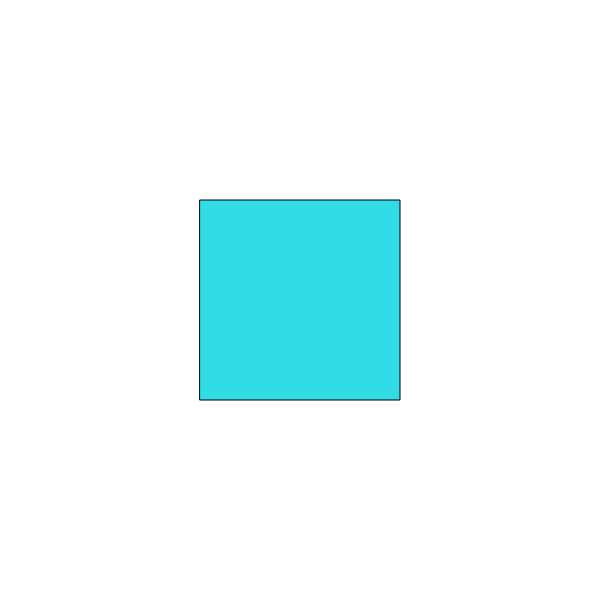
Frame 1 (no input)
Frame 60 (no input): identical to frame 1, image omitted
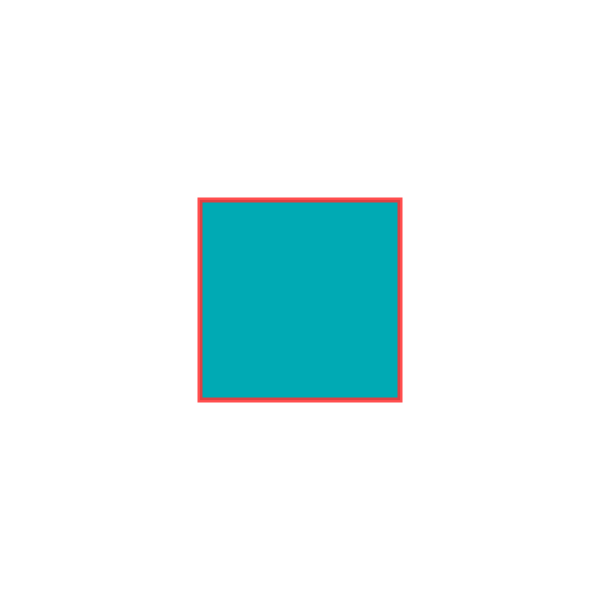
Frame 120 (the mouse pressed at the canvas centre since frame 60)

The p5.js sketch that drew these frames (run headless with seeded random() and noise() and a simulated clock; from frame 60 on, the mouse is pressed at the canvas centre):

// p5.js sketch
// ── sketch.js
let cX = 300
let cY = 300

function setup(){

    createCanvas(600,600)
}

function draw(){

    background(255)
    rectMode(CENTER)
    if (mouseIsPressed && mouseX < cX+25 && mouseX > cX-25 && mouseY < cY+25 && mouseY > cY-25 ){

        fill(0,170,180)
        strokeWeight(5)
        stroke(255,50,50,220)
        square(mouseX,mouseY,200)
        cY = mouseY
        cX = mouseX
        
    } else {

        fill(50,220,230)
        strokeWeight(1)
        square(cX,cY,200)
    }
}
